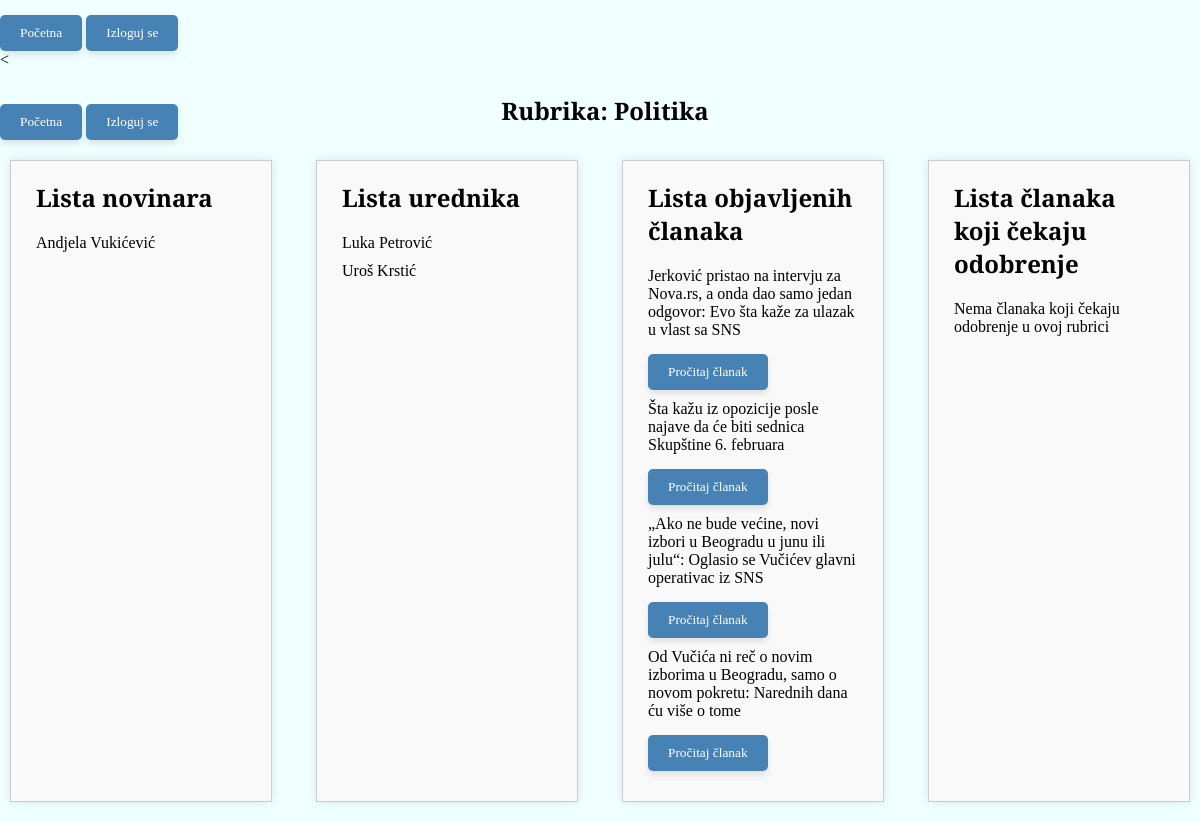
/Admin/pregled_rubrike.php?rubrika=1 (signed in), run on the app's committed database.
### tables this page shows
CREATE TABLE IF NOT EXISTS `rubrika` (
  `id_rubrike` int(11) NOT NULL AUTO_INCREMENT,
  `naziv` varchar(45) NOT NULL,
  PRIMARY KEY (`id_rubrike`)
);

CREATE TABLE IF NOT EXISTS `novinar_rubrika` (
  `id_novinar_rubrika` int(11) NOT NULL AUTO_INCREMENT,
  `id_rubrike` int(11) NOT NULL,
  `id_novinara` int(11) NOT NULL,
  PRIMARY KEY (`id_novinar_rubrika`),
  KEY `fk_novinar_rubrika_rubrika1_idx` (`id_rubrike`),
  KEY `fk_novinar_rubrika_redakcija1_idx` (`id_novinara`)
);

CREATE TABLE IF NOT EXISTS `redakcija` (
  `id_korisnika` int(11) NOT NULL AUTO_INCREMENT,
  `username` varchar(45) NOT NULL,
  `password` varchar(300) NOT NULL,
  `ime_prezime` varchar(70) NOT NULL,
  `uloga` varchar(45) NOT NULL,
  `email` varchar(70) NOT NULL,
  PRIMARY KEY (`id_korisnika`)
);

CREATE TABLE IF NOT EXISTS `urednik_rubrika` (
  `id_urednik_rubrika` int(11) NOT NULL AUTO_INCREMENT,
  `id_rubrike` int(11) NOT NULL,
  `id_urednika` int(11) NOT NULL,
  PRIMARY KEY (`id_urednik_rubrika`),
  KEY `fk_urednik_rubrika_rubrika1_idx` (`id_rubrike`),
  KEY `fk_urednik_rubrika_redakcija1_idx` (`id_urednika`)
);

CREATE TABLE IF NOT EXISTS `vest` (
  `id_vesti` int(11) NOT NULL AUTO_INCREMENT,
  `naslov` varchar(200) NOT NULL,
  `sadrzaj` mediumtext NOT NULL,
  `datum_vreme` datetime DEFAULT NULL,
  `broj_lajkova` int(11) NOT NULL DEFAULT '0',
  `broj_dislajkova` int(11) NOT NULL DEFAULT '0',
  `stanje` varchar(45) NOT NULL,
  `id_novinara` int(11) NOT NULL,
  `id_rubrike` int(11) NOT NULL,
  `slika_url` varchar(500) NOT NULL,
  PRIMARY KEY (`id_vesti`),
  KEY `fk_vest_rubrika_idx` (`id_rubrike`),
  KEY `fk_vest_redakcija1_idx` (`id_novinara`)
);

### Admin/klase.php (called while the page is built, shortened)
<?php
class AdminMetode{
    function __construct($hostname, $user, $password, $db_name)
    {
        $this->hostname = $hostname;
        $this->user = $user;
        $this->password = $password;
        $this->db_name = $db_name;
        $this->conn = new mysqli($this->hostname, $this->user, $this->password, $this->db_name);
        mysqli_set_charset($this->conn, "utf8");
    }
    function getUredniciRubrike($rubrika_id)
    {
        $stmt = $this->conn->prepare("select * from  urednik_rubrika where id_rubrike=?");
        $stmt->bind_param("i", $rubrika_id);
        $stmt->execute();
        $rezultat = $stmt->get_result();
        if ($rezultat->num_rows > 0) {
            return $rezultat;
        } else {
            return false;
        }
    }
    function getRubrikaByID($rubrika_id)
    {
        $stmt = $this->conn->prepare("select * from  rubrika where id_rubrike=?");
        $stmt->bind_param("i",$rubrika_id);
        $stmt->execute();
        $rezultat=$stmt->get_result();
        if($rezultat->num_rows > 0){
            return $rezultat->fetch_assoc();
        }
        else{
            return false;
        }
    }
    function getNovinarByID($novinar_id)
    {
        $stmt = $this->conn->prepare("select * from redakcija where id_korisnika=?");
        $stmt->bind_param("i",$novinar_id);
        $stmt->execute();
        $rezultat=$stmt->get_result();
        if($rezultat->num_rows > 0){
            return $rezultat->fetch_assoc();
        }
        else{
            return false;
        }
    }
    function getVestiByIDRubrike($id_rubrike, $stanje)
    {
        $stmt = $this->conn->prepare("select * from vest where id_rubrike = ? and stanje = ?");
        $stmt->bind_param("is", $id_rubrike, $stanje);
        $stmt->execute();
        $rezultat = $stmt->get_result();
        if ($rezultat->num_rows > 0) {
            return $rezultat;
        } else {
            return false;
        }
    }
    function getNovinariByRubrika($id_rubrike)
    {
        $stmt = $this->conn->prepare("select * from novinar_rubrika where id_rubrike = ?");
        $stmt->bind_param("i", $id_rubrike);
        $stmt->execute();
        $rezultat = $stmt->get_result();
        if ($rezultat->num_rows > 0) {
            return $rezultat;
        } else {
            return false;
        }
    }
}
$metode = new AdminMetode("localhost", "root", "", "uros_projekat3");

### Admin/pregled_rubrike.php (the view, shortened to what this page needs)
<?php
include "klase.php";
if (isset($_SESSION["id_korisnika"])) {
?>
    <!DOCTYPE html>
    <html lang="en">
    <head>
        <link rel="stylesheet" href="style.css">
    </head>
    <body>
        <?php
        include "menu.php";
        $id_rubrike = $_GET["rubrika"];
        $rubrika = $metode->getRubrikaByID($id_rubrike);
        ?>
        <section>
            <<?php if ($_SESSION["uloga"] == "glavni urednik"): ?>
            <div class="main" style="position: relative;">
        <?php else: ?>
            <div style="position: relative; padding-top: 20px;">
        <?php endif; ?>
            <?php include "menu.php"; ?>
            <h1 class="pocetna_velika_slova" style="position: absolute; top: 50%; left: 50%; transform: translate(-50%, -50%);"><?php echo "Rubrika:"." " . $rubrika["naziv"]; ?></h1>
        </div>
            <div class="prikaz_rubrike">
                <div class="kolona">
                    <h2>Lista novinara</h2>
                    <?php
                    $novinari = $metode->getNovinariByRubrika($id_rubrike);
                    if ($novinari != false) {
                        while ($novinar_info = $novinari->fetch_assoc()) {
                            $novinar = $metode->getNovinarByID($novinar_info["id_novinara"]);
                            echo "<p>$novinar[ime_prezime]</p>";
                        }
                    } else {
                        echo "Nema novinara u ovoj rubrici";
                    }
                    ?>
                </div>
                <div class="kolona">
                    <h2>Lista urednika</h2>
                    <?php
                    $urednici = $metode->getUredniciRubrike($id_rubrike);
                    if ($urednici != false) {
                        while ($urednik_info = $urednici->fetch_assoc()) {
                            $urednik = $metode->getNovinarByID($urednik_info["id_urednika"]);
                            echo "<p>$urednik[ime_prezime]</p>";
                        }
                    } else {
                        echo "Nema novinara u ovoj rubrici";
                    }
                    ?>
                </div>
                <div class="kolona">
                    <h2>Lista objavljenih članaka</h2>
                    <?php
                    $clanci = $metode->getVestiByIDRubrike($id_rubrike, "objavljen");
                    if ($clanci != false) {
                        while ($clanak = $clanci->fetch_assoc()) {
                            echo "<p>$clanak[naslov]
                            <a href=procitaj_clanak.php?id_vesti=$clanak[id_vesti]><button class=dugme>Pročitaj članak</button></a></p>
                            ";
                        }
                    } else {
                        echo "<p>Nema objavljenih članaka u ovoj rubrici</p>";
                    }
                    ?>
                </div>
                <div class="kolona">
                    <h2>Lista članaka koji čekaju odobrenje</h2>
                    <?php
                    $clanci = $metode->getVestiByIDRubrike($id_rubrike, "odobrenje");
                    if ($clanci != false) {
                        while ($clanak = $clanci->fetch_assoc()) {
                            echo "<p>$clanak[naslov]
                            <a href=procitaj_clanak.php?id_vesti=$clanak[id_vesti]><button class=dugme>Pročitaj članak</button></a></p>
                            ";
                        }
                    } else {
                        echo "<p>Nema članaka koji čekaju odobrenje u ovoj rubrici</p>";
                    }
                    ?>
                </div>
            </div>
        </section>
    </body>
    </html>
<?php
} else {
    header("location:index.php");
}

### Admin/style.css (style rules this page uses)
* { margin: 0px; padding: 0px; font-family: 'Playfair Display', serif; }
body { background-color: azure; }
h1, h2, h3, h4, h5, p { margin: 5px; }
.dugme { background-color: #4682B4; color: #FFF; margin-top: 15px; padding: 10px 20px; border: none; border-radius: 5px; box-shadow: 0px 4px 6px rgba(0, 0, 0, 0.1); cursor: pointer; transition: background-color 0.3s ease; }
.pocetna_velika_slova { text-transform: capitalize; }
.kolona { width: calc(20% - 20px); margin: 20px 10px; padding: 20px; border: 1px solid #ccc; background-color: #f9f9f9; box-shadow: 0px 0px 10px rgba(0, 0, 0, 0.1); transition: box-shadow 0.3s ease; }
.kolona h2 { margin-top: 0; margin-bottom: 20px; }
.kolona p { margin-bottom: 10px; }
.prikaz_rubrike { display: flex; flex-wrap: wrap; justify-content: space-between; }

### data on the page
rubrika: naziv "Politika"
novinar_rubrika: id_novinara.ime_prezime "Andjela Vukićević"
urednik_rubrika: id_urednika.ime_prezime "Luka Petrović"
urednik_rubrika: id_urednika.ime_prezime "Uroš Krstić"
vest: naslov "Jerković pristao na intervju za Nova.rs, a onda dao samo jedan odgovor: Evo šta kaže za ulazak u vlast sa SNS"
vest: naslov "Šta kažu iz opozicije posle najave da će biti sednica Skupštine 6. februara"
vest: naslov "„Ako ne bude većine, novi izbori u Beogradu u junu ili julu“: Oglasio se Vučićev glavni operativac iz SNS"
vest: naslov "Od Vučića ni reč o novim izborima u Beogradu, samo o novom pokretu: Narednih dana ću više o tome"
